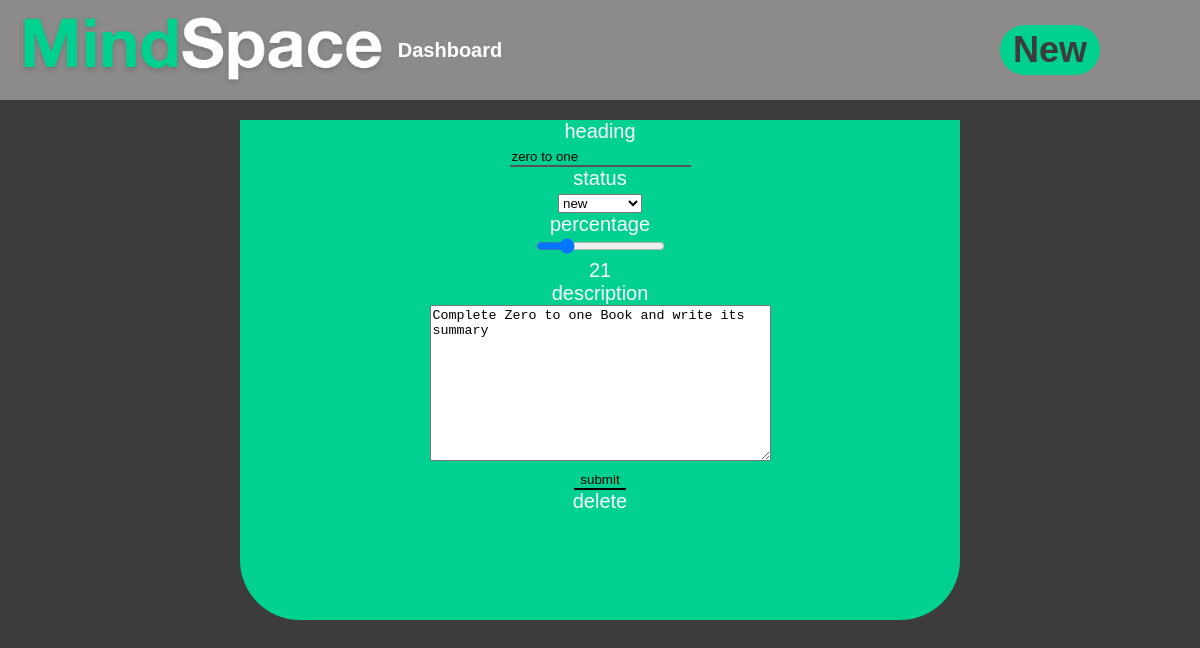
/update/15, run on the app's committed database.
### mindspace_app/models.py (models this page shows, shortened)
class Activity(models.Model):
    heading = models.CharField(max_length=100)
    class Status(models.TextChoices):
        NEW = 'new', _('new')
        CURRENT = 'current', _('current')
        COMPLETED = 'completed', _('completed')
    status=models.CharField(
        max_length=100,
        choices=Status.choices,
        default=Status.NEW,
    )
    percentage= models.IntegerField(
        default = 0,
        validators=[MaxValueValidator(100), MinValueValidator(0)]
     )
    description = models.TextField(
        default = ' ',
        max_length=500,
    )

### mindspace_app/views.py (the view)
# urls.py: path('update/<pk>', views.ActivityUpdateView.as_view(), name='update'),
class ActivityUpdateView(UpdateView):
    fields = ('heading','status','percentage','description')
    model = Activity

### templates/mindspace_app/activity_form.html (shortened to what this page needs)
{% extends "mindspace_app/base.html" %}
{% block body_block %}
<div class="form-background">
  <div class="form-container">
    <form class="form-box" action="" method="post">
      {% for field in form %}
        <div class="field">
          <label for="{{ field.id_for_label}}" class="{{ field.html_name }}">{{ field.html_name }}</label>
          {% if field.html_name == "heading" %}
            <div class="heading_input">
              {{ field }}
            </div>
          {% endif %}
          {% if field.html_name == "status" %}
            <div class="status_input">
              {{ field }}
            </div>
          {% endif %}
          {% if field.html_name == "percentage" %}
            <div class="percentage_input">
              <input type="range" id="percentage_slider" name="percentage" min="0" max="100" onchange="updateTextInput(this.value);">
              <div id="percentage_indicator">
                {{ activity.percentage }}
              </div>
            </div>
          {% endif %}
          {% if field.html_name == "description" %}
            <div class="description_input">
              {{ field }}
            </div>
          {% endif %}
        </div>
      {% endfor %}
      <input type="submit" name="" value="submit">
    </form>
      {% if form.instance.pk %}
        <a href="{% url 'mindspace_app:delete' pk=activity.pk %}">delete</a>
      {% endif %}
  </div>
</div>
{% endblock %}

### static/css/styles.css (style rules this page uses)
:root { --dark-grey: #3C3C3C; --medium-grey: #707070; --light-grey: #8D8A8A; --green: #00D090; --green-hover: #029669; --pink: #FF2682; --pink-hover: #8E1347; }
body { font-size: 20px; font-family: arial; background-color: var(--dark-grey); color: white; margin: 0; }
a { text-decoration: none; color: white; }
input { border-top:0px; border-right:0; border-left:0; border-color: black; background-color: transparent; }
.form-background { text-align: center; }
.form-container { background-color: var(--green); width: 60%; height: 500px; display: inline-block; margin: 20px; border-radius: 3em; }
.form-box { background-color: var(--green); }

### data on the page
Activity: form "zero to one", form "new", percentage "21", form "Complete Zero to one Book and write its summary"

### other printed values
{{ field.html_name }} "heading" "status" "percentage" "description"
